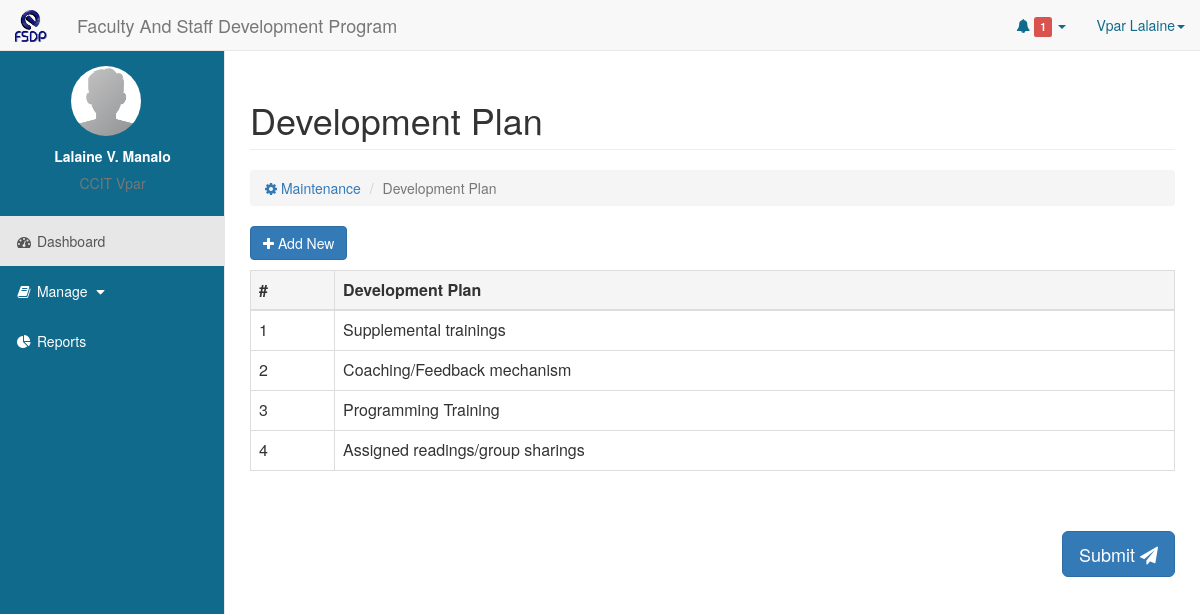
Page /devplan.php (signed in) on the committed database.
### tables this page shows
CREATE TABLE `tna_devplan` (
  `id` int(11) NOT NULL,
  `description` varchar(512) NOT NULL,
  `exist` int(11) NOT NULL DEFAULT '1'
);

### devplan.php (the view, shortened to what this page needs)
<?php
    include("include/head.php");
?>
<!DOCTYPE html>
<html lang="en">
<body>
    <div id="wrapper">
<?php
    include("include/nav.php");
?>
        <div id="page-wrapper">
            <div class="container-fluid">
            <div class="row">
                <div class="col-lg-12">
                    <h1 class="page-header">
                        Development Plan
                    </h1>
                    <ol class="breadcrumb">
                        <li>
                            <a href="">
                                <i class="fa fa-cog"></i> Maintenance
                            </a>
                        </li>
                        <li class="active">Development Plan</li>
                    </ol>
                </div>
            </div>
            <p>
                <a data-toggle="modal" data-target="#addDevPlan" class="btn btn-primary"><i class="fa fa-plus"></i> Add New</a>
            </p>
            <div class="row">
                <div class="col-sm-12">
                    <div class="table-responsive">
                        <table class="table table-bordered" id="tblEmp">
                        <thead>
                            <tr class="active">
                                <th class="">#</th>
                                <th class="">Development Plan</th>
                            </tr>
                        </thead>
                        <tbody class="hoverRow">
                            <?php
                            $conn = mysqli_connect('localhost', 'root', '', 'efs');
                            $q = mysqli_query($conn, "SELECT * FROM tna_devplan ORDER BY id");
                            if(mysqli_num_rows($q)!=0){
                                $num = 0;
                                while($rows = mysqli_fetch_assoc($q)){
                                    $num++;
                                    $devplan = $rows['description'];
                                    echo "
                                    <tr>
                                        <td>$num</td>
                                        <td>$devplan</td>
                                    </tr>
                                    ";
                                }
                            }
                            ?>
                        </tbody>
                    </table>
                    </div>
                </div>
            </div>
            <div class="row">
                <div class="col-sm-6 pull-right text-right">
                    <div class="checkbox">
                        <label>
                        </label>
                    </div>
                    <a id="btnSubmit" class="btn btn-primary btn-lg">
                    Submit
                    <i class="fa fa-send"></i>
                    </a>
                </div>
            </div>
            </div>
        </div>
    </div>
</body>
</html>

### css/sb-admin.css (style rules this page uses)
body { margin-top: 100px; background-color: #222; }
@media (min-width:768px) { body { margin-top: 50px; } }
#wrapper { padding-left: 0; }
#page-wrapper { width: 100%; padding: 0; background-color: #fff; }
@media (min-width:768px) { #wrapper { padding-left: 225px; } }
@media (min-width:768px) { #page-wrapper { padding: 10px; } }

### css/style.css (style rules this page uses)
body { background-color: #fff; }

### rows in the picture
tna_devplan: description "Supplemental trainings"
tna_devplan: description "Coaching/Feedback mechanism"
tna_devplan: description "Programming Training"
tna_devplan: description "Assigned readings/group sharings"

### other values in the picture
$unreadrowCount "1"
$logUser "Vpar"
$firstname "Lalaine"
$_SESSION['firstname'] "Lalaine"
$_SESSION['middlename'][0] "V"
$_SESSION['lastname'] "Manalo"
$_SESSION['college'] "CCIT"
$_SESSION['user'] "Vpar"
